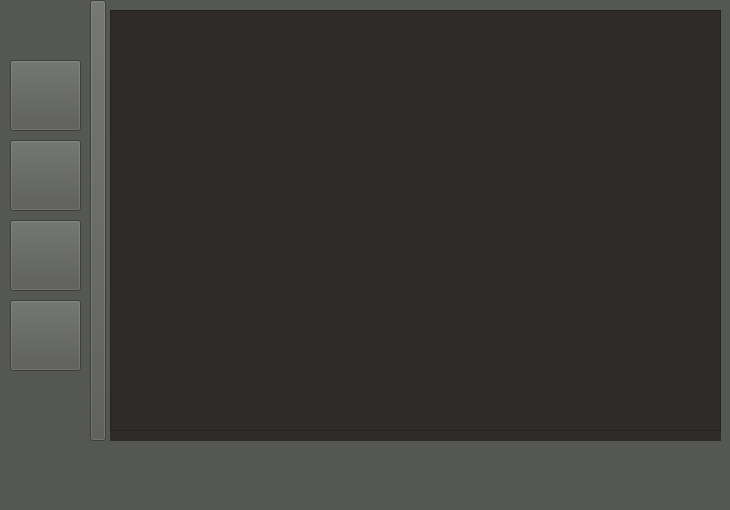
<?xml version="1.0" encoding="UTF-8"?>
<ui version="4.0">
 <class>MainWindow</class>
 <widget class="QMainWindow" name="MainWindow">
  <property name="geometry">
   <rect>
    <x>0</x>
    <y>0</y>
    <width>730</width>
    <height>510</height>
   </rect>
  </property>
  <property name="windowTitle">
   <string>ToolsGUI</string>
  </property>
  <property name="styleSheet">
   <string notr="true">background-color: rgb(85, 87, 83);</string>
  </property>
  <widget class="QWidget" name="centralwidget">
   <widget class="QPushButton" name="ButtoSpace">
    <property name="geometry">
     <rect>
      <x>90</x>
      <y>0</y>
      <width>16</width>
      <height>441</height>
     </rect>
    </property>
    <property name="acceptDrops">
     <bool>false</bool>
    </property>
    <property name="layoutDirection">
     <enum>Qt::LeftToRight</enum>
    </property>
    <property name="autoFillBackground">
     <bool>false</bool>
    </property>
    <property name="inputMethodHints">
     <set>Qt::ImhNone</set>
    </property>
    <property name="text">
     <string/>
    </property>
    <property name="checkable">
     <bool>false</bool>
    </property>
    <property name="autoDefault">
     <bool>false</bool>
    </property>
    <property name="default">
     <bool>false</bool>
    </property>
    <property name="flat">
     <bool>false</bool>
    </property>
   </widget>
   <widget class="QToolButton" name="Button_refrech">
    <property name="enabled">
     <bool>true</bool>
    </property>
    <property name="geometry">
     <rect>
      <x>10</x>
      <y>60</y>
      <width>71</width>
      <height>71</height>
     </rect>
    </property>
    <property name="toolTip">
     <string>refresh</string>
    </property>
    <property name="toolTipDuration">
     <number>-1</number>
    </property>
    <property name="styleSheet">
     <string notr="true"/>
    </property>
    <property name="text">
     <string/>
    </property>
    <property name="icon">
     <iconset>
      <normaloff>icons programe/Refresh_reload_rotate_Miscellaneous-256.png</normaloff>icons programe/Refresh_reload_rotate_Miscellaneous-256.png</iconset>
    </property>
    <property name="iconSize">
     <size>
      <width>100</width>
      <height>100</height>
     </size>
    </property>
    <property name="shortcut">
     <string>F5</string>
    </property>
    <property name="checkable">
     <bool>false</bool>
    </property>
    <property name="toolButtonStyle">
     <enum>Qt::ToolButtonIconOnly</enum>
    </property>
    <property name="autoRaise">
     <bool>false</bool>
    </property>
   </widget>
   <widget class="QToolButton" name="Button_add">
    <property name="geometry">
     <rect>
      <x>10</x>
      <y>140</y>
      <width>71</width>
      <height>71</height>
     </rect>
    </property>
    <property name="toolTip">
     <string>Add Tool</string>
    </property>
    <property name="styleSheet">
     <string notr="true"/>
    </property>
    <property name="text">
     <string/>
    </property>
    <property name="icon">
     <iconset>
      <normaloff>icons programe/Add_new_plus-128.png</normaloff>icons programe/Add_new_plus-128.png</iconset>
    </property>
    <property name="iconSize">
     <size>
      <width>100</width>
      <height>100</height>
     </size>
    </property>
   </widget>
   <widget class="QToolButton" name="Button_close">
    <property name="geometry">
     <rect>
      <x>10</x>
      <y>300</y>
      <width>71</width>
      <height>71</height>
     </rect>
    </property>
    <property name="toolTip">
     <string>Close</string>
    </property>
    <property name="styleSheet">
     <string notr="true"/>
    </property>
    <property name="text">
     <string/>
    </property>
    <property name="icon">
     <iconset>
      <normaloff>icons programe/Basic_canceled_layer-128.png</normaloff>icons programe/Basic_canceled_layer-128.png</iconset>
    </property>
    <property name="iconSize">
     <size>
      <width>100</width>
      <height>100</height>
     </size>
    </property>
   </widget>
   <widget class="QToolButton" name="Button_seting">
    <property name="geometry">
     <rect>
      <x>10</x>
      <y>220</y>
      <width>71</width>
      <height>71</height>
     </rect>
    </property>
    <property name="toolTip">
     <string>Siteng</string>
    </property>
    <property name="styleSheet">
     <string notr="true"/>
    </property>
    <property name="text">
     <string/>
    </property>
    <property name="icon">
     <iconset>
      <normaloff>icons programe/Cog_gear_setting-128.png</normaloff>icons programe/Cog_gear_setting-128.png</iconset>
    </property>
    <property name="iconSize">
     <size>
      <width>100</width>
      <height>100</height>
     </size>
    </property>
   </widget>
   <widget class="QStackedWidget" name="stackedWidget">
    <property name="geometry">
     <rect>
      <x>110</x>
      <y>10</y>
      <width>611</width>
      <height>431</height>
     </rect>
    </property>
    <property name="styleSheet">
     <string notr="true">background-color: rgba(46, 43, 43, 236);</string>
    </property>
    <property name="currentIndex">
     <number>0</number>
    </property>
    <widget class="QWidget" name="page_1">
     <widget class="QScrollArea" name="scrollArea">
      <property name="geometry">
       <rect>
        <x>0</x>
        <y>0</y>
        <width>611</width>
        <height>421</height>
       </rect>
      </property>
      <property name="styleSheet">
       <string notr="true">background-color: rgba(46, 43, 43, 236);
</string>
      </property>
      <property name="widgetResizable">
       <bool>true</bool>
      </property>
      <widget class="QWidget" name="scrollAreaWidgetContents">
       <property name="geometry">
        <rect>
         <x>0</x>
         <y>0</y>
         <width>609</width>
         <height>419</height>
        </rect>
       </property>
      </widget>
     </widget>
    </widget>
    <widget class="QWidget" name="page_2">
     <widget class="QPushButton" name="back_siteng">
      <property name="geometry">
       <rect>
        <x>10</x>
        <y>340</y>
        <width>121</width>
        <height>41</height>
       </rect>
      </property>
      <property name="styleSheet">
       <string notr="true">background-color: rgb(46, 52, 54);</string>
      </property>
      <property name="text">
       <string>Back</string>
      </property>
     </widget>
     <widget class="QLabel" name="label_4">
      <property name="geometry">
       <rect>
        <x>200</x>
        <y>30</y>
        <width>181</width>
        <height>31</height>
       </rect>
      </property>
      <property name="styleSheet">
       <string notr="true">background-color: rgb(46, 52, 54);</string>
      </property>
      <property name="text">
       <string>&lt;html&gt;&lt;head/&gt;&lt;body&gt;&lt;p&gt;&lt;span style=&quot; font-size:16pt; font-weight:600; font-style:italic;&quot;&gt;Reset Programme&lt;/span&gt;&lt;/p&gt;&lt;/body&gt;&lt;/html&gt;</string>
      </property>
     </widget>
     <widget class="QLabel" name="label_6">
      <property name="geometry">
       <rect>
        <x>450</x>
        <y>30</y>
        <width>101</width>
        <height>31</height>
       </rect>
      </property>
      <property name="styleSheet">
       <string notr="true">background-color: rgb(46, 52, 54);</string>
      </property>
      <property name="text">
       <string>&lt;html&gt;&lt;head/&gt;&lt;body&gt;&lt;p&gt;&lt;span style=&quot; font-size:16pt; font-weight:600; font-style:italic;&quot;&gt;About&lt;/span&gt;&lt;/p&gt;&lt;/body&gt;&lt;/html&gt;</string>
      </property>
     </widget>
     <widget class="QLabel" name="label_3">
      <property name="geometry">
       <rect>
        <x>10</x>
        <y>30</y>
        <width>141</width>
        <height>31</height>
       </rect>
      </property>
      <property name="styleSheet">
       <string notr="true">background-color: rgb(46, 52, 54);</string>
      </property>
      <property name="text">
       <string>&lt;html&gt;&lt;head/&gt;&lt;body&gt;&lt;p&gt;&lt;span style=&quot; font-size:16pt; font-weight:600; font-style:italic;&quot;&gt;Choise Style&lt;/span&gt;&lt;/p&gt;&lt;/body&gt;&lt;/html&gt;</string>
      </property>
     </widget>
     <widget class="QPushButton" name="S_Origenal">
      <property name="geometry">
       <rect>
        <x>10</x>
        <y>70</y>
        <width>121</width>
        <height>41</height>
       </rect>
      </property>
      <property name="text">
       <string>Origenal</string>
      </property>
     </widget>
     <widget class="QPushButton" name="S_Adaptic">
      <property name="geometry">
       <rect>
        <x>10</x>
        <y>120</y>
        <width>121</width>
        <height>41</height>
       </rect>
      </property>
      <property name="text">
       <string>Adaptic</string>
      </property>
     </widget>
     <widget class="QPushButton" name="S_Amoled">
      <property name="geometry">
       <rect>
        <x>10</x>
        <y>170</y>
        <width>121</width>
        <height>41</height>
       </rect>
      </property>
      <property name="text">
       <string>Amoled</string>
      </property>
     </widget>
     <widget class="QPushButton" name="S_Dark">
      <property name="geometry">
       <rect>
        <x>10</x>
        <y>220</y>
        <width>121</width>
        <height>41</height>
       </rect>
      </property>
      <property name="text">
       <string>Dark</string>
      </property>
     </widget>
     <widget class="QPushButton" name="reset">
      <property name="geometry">
       <rect>
        <x>200</x>
        <y>70</y>
        <width>161</width>
        <height>41</height>
       </rect>
      </property>
      <property name="text">
       <string>Reset Programme</string>
      </property>
     </widget>
     <widget class="QToolButton" name="tool_fb">
      <property name="geometry">
       <rect>
        <x>450</x>
        <y>80</y>
        <width>81</width>
        <height>81</height>
       </rect>
      </property>
      <property name="toolTip">
       <string>My facebook</string>
      </property>
      <property name="text">
       <string/>
      </property>
      <property name="icon">
       <iconset>
        <normaloff>icons programe/facebook.png</normaloff>icons programe/facebook.png</iconset>
      </property>
      <property name="iconSize">
       <size>
        <width>100</width>
        <height>100</height>
       </size>
      </property>
     </widget>
     <widget class="QToolButton" name="tool_git">
      <property name="geometry">
       <rect>
        <x>450</x>
        <y>180</y>
        <width>81</width>
        <height>81</height>
       </rect>
      </property>
      <property name="toolTip">
       <string>My GitHub</string>
      </property>
      <property name="text">
       <string/>
      </property>
      <property name="icon">
       <iconset>
        <normaloff>icons programe/github.png</normaloff>icons programe/github.png</iconset>
      </property>
      <property name="iconSize">
       <size>
        <width>100</width>
        <height>100</height>
       </size>
      </property>
     </widget>
     <widget class="QPushButton" name="S_Light">
      <property name="geometry">
       <rect>
        <x>10</x>
        <y>270</y>
        <width>121</width>
        <height>41</height>
       </rect>
      </property>
      <property name="text">
       <string>Light</string>
      </property>
     </widget>
    </widget>
   </widget>
  </widget>
  <widget class="QMenuBar" name="menubar">
   <property name="geometry">
    <rect>
     <x>0</x>
     <y>0</y>
     <width>730</width>
     <height>22</height>
    </rect>
   </property>
  </widget>
  <widget class="QStatusBar" name="statusbar"/>
 </widget>
 <resources/>
 <connections/>
</ui>
